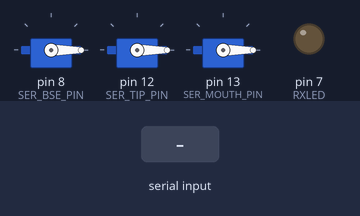
Bench run of a sketch on a simulated Arduino Uno, built with avr-gcc and run on an emulated ATmega328P. Shown: 3 × servo, output pins drawn as LEDs (lit = HIGH). The test bench sets the inputs (shaded band). What the sketch prints to the serial monitor is not drawn.

Above: at 2.4 s.
2.5 s: "B\n" received over Serial
At 4.2 s:
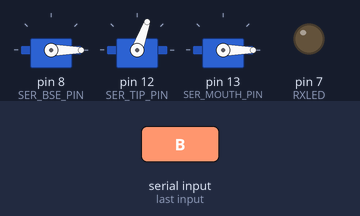
5.5 s: "Y\n" received over Serial
At 7.1 s:
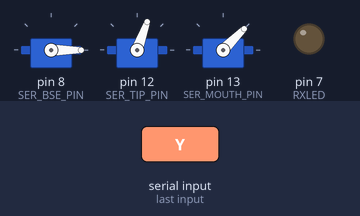
8.5 s: "A\n" received over Serial
At 9.7 s:
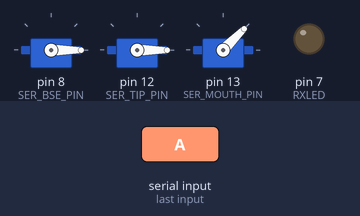
11.5 s: "X\n" received over Serial
At 11.66 s:
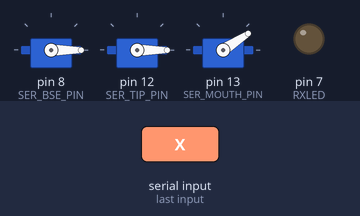
14.5 s: "R\n" received over Serial
At 17.2 s:
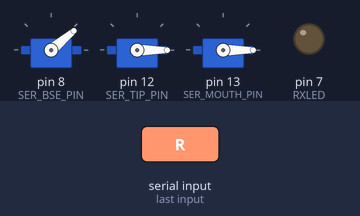
17.5 s: "B\n" received over Serial
At 18.7 s:
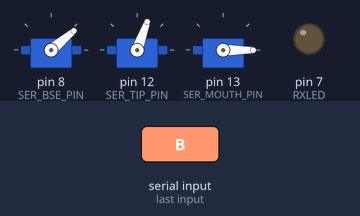
Timing chart, 0 to 20.5 s (numbered marks = the images above; inputs shaded):
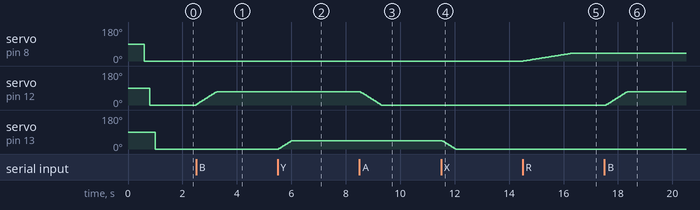

Measured:
- after the input at 2.5 s, servo on pin 12 (SER_TIP_PIN): moves from 0° to 70° over 0.75 s, starting at once
- after the input at 5.5 s, servo on pin 13 (SER_MOUTH_PIN): moves from 0° to 45° over 0.51 s, starting at once
- after the input at 8.5 s, servo on pin 12 (SER_TIP_PIN): moves from 70° to 0° over 0.77 s, starting at once
- after the input at 11.5 s, servo on pin 13 (SER_MOUTH_PIN): moves from 45° to 0° over 0.50 s, starting at once
- after the input at 14.5 s, servo on pin 8 (SER_BSE_PIN): moves from 0° to 40° over 1.7 s, starting at once
- after the input at 17.5 s, servo on pin 12 (SER_TIP_PIN): moves from 0° to 70° over 0.77 s, starting after 0.07 s

The sketch:

motorController-62723.ino
```cpp
#include<Servo.h>


/****************motor controller prep******************/
//motor numbers
#define NONE           -1
#define NUM_SERVOS      3
#define SER_BSE 0
#define SER_TIP         1
#define SER_MOUTH       2


//pins numbers
#define SER_BSE_PIN      8
#define SER_TIP_PIN      12
#define SER_MOUTH_PIN    13

#define CCW 0
#define CW 1
#define UP 1
#define DOWN 0

//times
#define BTWN_MTR_DLY  200
#define TRN_DLY 10


//general defines

int motorDir, motor;

int motorToControl;
int motorAction;
int motorActionParam;

//initialize all servos to zero position
int serPos[NUM_SERVOS] = {0,0,0};

//motor limits
//{BASE, TIP, MOUTH}
const int serMin[NUM_SERVOS] = {0,0,0};
const int serStart[NUM_SERVOS] = {0,0,0};
const int serMax[NUM_SERVOS] = {40,70,45};

int serSpeed[NUM_SERVOS] = {1,4,4};
int serSpeedMax[NUM_SERVOS] = {4,5,5};
int serTurnSpeed[NUM_SERVOS] = {TRN_DLY*serSpeed[SER_BSE],
  TRN_DLY*serSpeed[SER_TIP], TRN_DLY*serSpeed[SER_MOUTH]};
//int turnSpeed = 200; // this is the delay between steps, >20

Servo servoOneController;
Servo servoTwoController;
Servo servoThreeController;
/***********end motor controller prep******************/

/***************Serial communication prep**************/
#define NUM_BTNS 11
#define NUM_STX 4
//ABXYLRSHCQW are all the buttons
char intComnds[NUM_BTNS] = "ABXYLRSHCQWZMV";
//ZMV are sticks/triggers
char decComnds[NUM_STX] = "ZMV";
char command, prevAction, val;
int prevMtr = NONE;

bool btnHeld = false;

//char command[SERLEN], prevAction[SERLEN];
int RXLED = 7;


/***********end Serial communication prep**************/


void setup() {
  pinMode(RXLED, OUTPUT); //output the led for debug
  //open the comms
  Serial.begin(9600);
  //blink(3,1.5);

  servoOneController.attach(SER_BSE_PIN);
	servoTwoController.attach(SER_TIP_PIN);
	servoThreeController.attach(SER_MOUTH_PIN);

	//reset the position of all motors to 0 on boot


  motorReset();


  //blink(3,1.5);
  //motorTest();


}

void loop() {
  //when data available, grab it one at a time
  serialRead();

}
/***** Serial comms functions *****/
void serialRead(){
  int i =0;
  char posCommand = 'N';
  //while serial, check for one of our known commands
  while (Serial.available() ){
    posCommand = Serial.read();

    //if its a known btn just need btn to perform the action
    for(int i=0;i <NUM_BTNS+NUM_STX;i++ )
      // if we get a new recognized btn we'll change what we're doing
      if(posCommand == intComnds[i]){
        command = posCommand; //probably not necessary to presserve the original command here
        Serial.print("Received:");
        Serial.print(command);
        Serial.print("\n");
        takeNewAction();
      }
      //if its not a btn check if its a stick which will send a tuple
      else if(posCommand == decComnds[i-NUM_BTNS]){
        //if it is a stick we need the second serial to see if its P or N
        command = posCommand;
        Serial.print("Received:");
        Serial.print(command);
        Serial.print("\n");
        val = Serial.read();
        Serial.print("Received val:");
        Serial.print(val);
        Serial.print("\n");
        takeNewAction();
      }


  }
  if(btnHeld){
    repeatAction();
  }

  //delay(100); //might need to slow down action taking?

}

//Once serial returns a message we take the action
void takeNewAction(){
  //check if its repeated button
  bool btnRepeat = false;

  if(command == prevAction){
    btnRepeat = true;
    prevAction = 'N'; // just want to switch on immediate duplicate, then forget
  }
  else{
    prevAction = command;

  }


  //Check that something was properly written
  if (command != 'N'){
    //if this is a new command
    if(btnRepeat == false){
      switch(command){
        case 'A':
          motor = SER_TIP;
          motorDir = CW;
          btnHeld = true;
          break;
        case 'B':
          motor = SER_TIP;
          motorDir = CCW;
          btnHeld = true;
          break;
        case 'X':
          motor = SER_MOUTH;
          motorDir = CW;
          btnHeld = true;
          break;
        case 'Y':
          motor = SER_MOUTH;
          motorDir = CCW;
          btnHeld = true;
          break;
        case 'L':
          motor = SER_BSE;
          motorDir = CW;
          btnHeld = true;
          break;
        case 'R':
          motor = SER_BSE;
          motorDir = CCW;
          btnHeld = true;
          break;

        //speed adjusters
        case 'Q':
          speedChange(prevMtr, UP);
          break;

        case 'W':
          speedChange(prevMtr, DOWN);
          break;
        case 'S':
          motorReset();
      }
      prevMtr = motor;
    }


    //repeating button should probably stop the action
    else {
      //Serial.println(serPos[motor]); // debug to get current pos of motor before stopping
      motor = NONE;
      btnHeld = false;
    }
    //new command was found so send it to the motor

    motorMover(motor, motorDir);


  }
  return 0;
}

//just call the motor motion with the prev vars set by takeNewAction
void repeatAction(){
  motorMover(motor, motorDir);
}

/****** motor controlling functions*****/

void motorReset(){
  //may need to add code to slow this motion back to zero with stepping
  //take current position -step until negative then set zero

  for(int i=0;i<NUM_SERVOS;i++){
    while (serPos[i] >serStart[i]){
      serPos[i] -= serSpeed[i];
      if (serPos[i] <serStart[i]){
        serPos[i]=serStart[i];
      }
      motorStepper(i, serPos[i]);
    }
	  delay(BTWN_MTR_DLY);
  }

  //initial zeroing, also duplicates a zero set for integrity
  for(int i=0; i<NUM_SERVOS; i++){
    serPos[i]=serStart[i];
    motorStepper(i, serPos[i]);
    delay(BTWN_MTR_DLY);
  }
}

//main mover for all servos
//may want to generalize for different speeds
void motorMover(int mtr, int dir) {
  Serial.print("motor mover called: "); //debug
  Serial.print(serPos[mtr]);
  Serial.print("\n");
  if(mtr == NONE){
    return 0;
  }

  if (dir == CW){
    //check that we're not trying to move outside limit
    if(serPos[mtr] - serSpeed[mtr] >= serStart[mtr]){//check that its not going beyond limits
      serPos[mtr] -= serSpeed[mtr];
    }
    //if we are going outside the limit, instead go limit
    else{
      serPos[mtr] = serStart[mtr];
    }
    motorStepper(mtr, serPos[mtr]);
    delay(serTurnSpeed[mtr]);//always delay a bit after motion or servo will freak
  }
  else if(dir == CCW){
    if(serPos[mtr] + serSpeed[mtr] <= serMax[mtr]){
      serPos[mtr] += serSpeed[mtr];
    }
    else{
      serPos[mtr]=serMax[mtr];
    }
    motorStepper(mtr, serPos[mtr]);
    delay(serTurnSpeed[mtr]);
  }
  return 0;
}

void speedChange(int mtr, int dir){
  if (mtr == NONE){
    return 0;
  }

  if(dir == UP && (serSpeed[mtr]<serSpeedMax[mtr])){
    serSpeed[mtr] += 1;
  }
  else if (dir == DOWN && (serSpeed[mtr]>1)){
    serSpeed[mtr] -= 1;
  }
  //Update the turn speed to match, larger motions need more time
  serTurnSpeed[mtr]=serSpeed[mtr]*TRN_DLY;

  return 0;
}

//writes position to the correct controller based on mtr
void motorStepper(int mtr, int loc){
        switch(mtr){
          case SER_BSE:
          Serial.println("Mtr step 1 called"); //debug
          servoOneController.write(loc);
          break;

          case SER_TIP:
          Serial.println("Mtr step 2 called"); //debug
          servoTwoController.write(loc);
          break;

          case SER_MOUTH:
          Serial.println("Mtr step 3 called"); //debug
          servoThreeController.write(loc);
          break;
      }
}

//cycle all servos through start to max and back
void motorTest(){
    for(int i=0;i<NUM_SERVOS;i++){
    Serial.println("moving motor: ");
    Serial.println(i);
    while(serPos[i]<serMax[i]){
      motorMover(i, CCW);
    }

    delay(BTWN_MTR_DLY);
    while(serPos[i]>serStart[i]){
      motorMover(i, CW);
    }
    delay(BTWN_MTR_DLY);
  }
}

//Simple LED blinker for debugging
/*
void blink(int times, float rate){
  for(int i=0;i<times;i++){
    delay(rate*100);
    digitalWrite(RXLED, HIGH);
    delay(rate*100);
    digitalWrite(RXLED, LOW);
  }
}
*/
```
